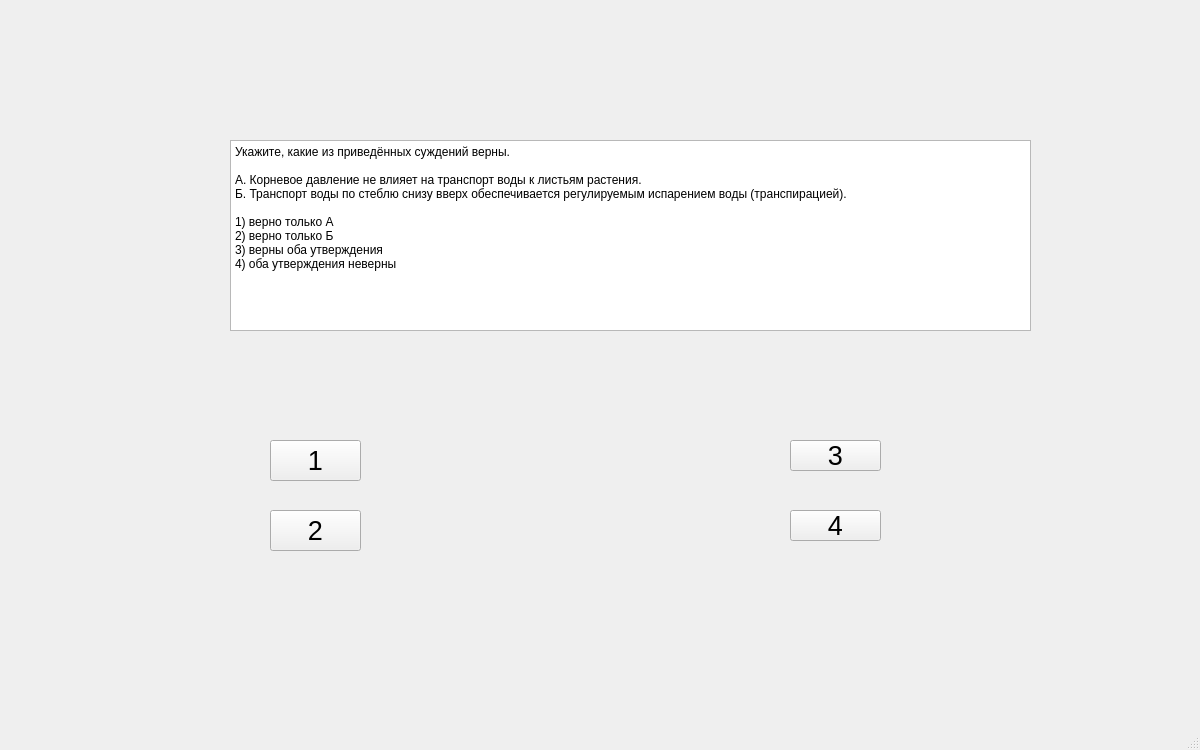
<?xml version="1.0" encoding="UTF-8"?>
<ui version="4.0">
 <class>MainWindow</class>
 <widget class="QMainWindow" name="MainWindow">
  <property name="geometry">
   <rect>
    <x>0</x>
    <y>0</y>
    <width>1200</width>
    <height>750</height>
   </rect>
  </property>
  <property name="windowTitle">
   <string>MainWindow</string>
  </property>
  <widget class="QWidget" name="centralwidget">
   <widget class="QPlainTextEdit" name="plainTextEdit">
    <property name="geometry">
     <rect>
      <x>230</x>
      <y>140</y>
      <width>801</width>
      <height>191</height>
     </rect>
    </property>
    <property name="plainText">
     <string>Укажите, какие из приведённых суждений верны.
 
A. Корневое давление не влияет на транспорт воды к листьям растения.
Б. Транспорт воды по стеблю снизу вверх обеспечивается регулируемым испарением воды (транспирацией).
 
1) верно только А
2) верно только Б
3) верны оба утверждения
4) оба утверждения неверны
</string>
    </property>
   </widget>
   <widget class="QPushButton" name="pushButton">
    <property name="geometry">
     <rect>
      <x>270</x>
      <y>440</y>
      <width>91</width>
      <height>41</height>
     </rect>
    </property>
    <property name="font">
     <font>
      <pointsize>20</pointsize>
     </font>
    </property>
    <property name="text">
     <string>1</string>
    </property>
   </widget>
   <widget class="QPushButton" name="pushButton_2">
    <property name="geometry">
     <rect>
      <x>270</x>
      <y>510</y>
      <width>91</width>
      <height>41</height>
     </rect>
    </property>
    <property name="font">
     <font>
      <pointsize>20</pointsize>
     </font>
    </property>
    <property name="text">
     <string>2</string>
    </property>
   </widget>
   <widget class="QPushButton" name="pushButton_3">
    <property name="geometry">
     <rect>
      <x>790</x>
      <y>510</y>
      <width>91</width>
      <height>31</height>
     </rect>
    </property>
    <property name="font">
     <font>
      <pointsize>20</pointsize>
     </font>
    </property>
    <property name="text">
     <string>4</string>
    </property>
   </widget>
   <widget class="QPushButton" name="pushButton_4">
    <property name="geometry">
     <rect>
      <x>790</x>
      <y>440</y>
      <width>91</width>
      <height>31</height>
     </rect>
    </property>
    <property name="font">
     <font>
      <pointsize>20</pointsize>
     </font>
    </property>
    <property name="text">
     <string>3</string>
    </property>
   </widget>
  </widget>
  <widget class="QMenuBar" name="menubar">
   <property name="geometry">
    <rect>
     <x>0</x>
     <y>0</y>
     <width>1200</width>
     <height>26</height>
    </rect>
   </property>
  </widget>
  <widget class="QStatusBar" name="statusbar"/>
 </widget>
 <resources/>
 <connections/>
</ui>
